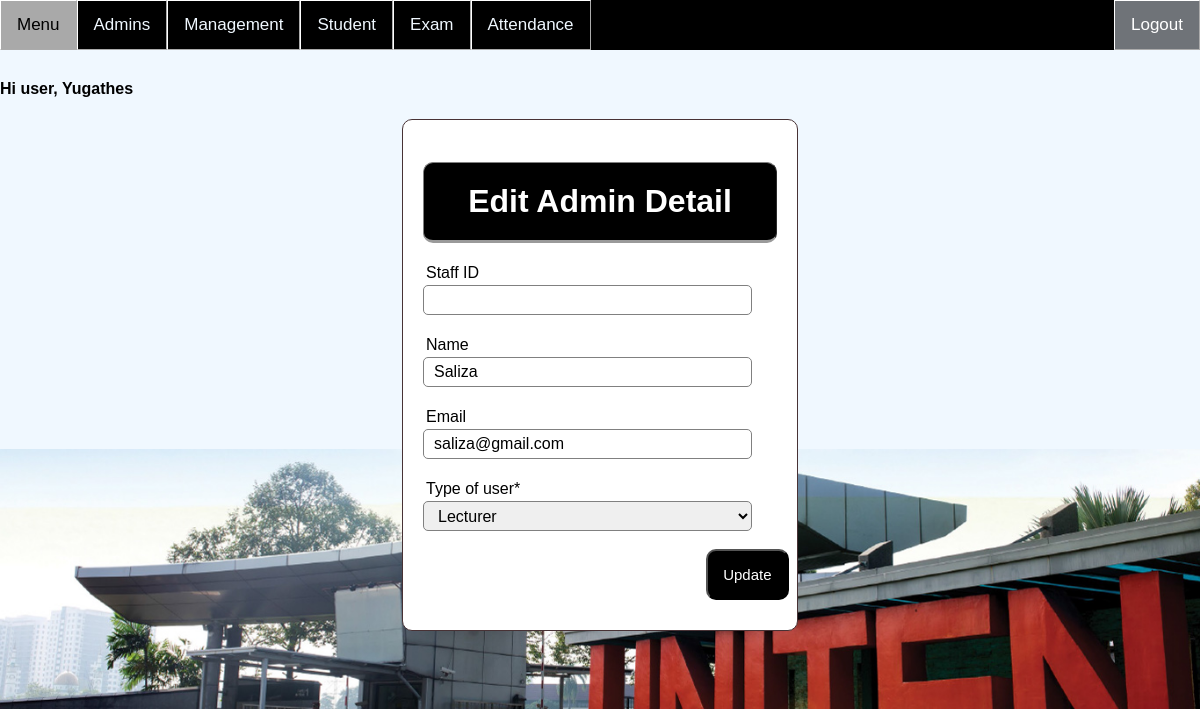
The app's page /Admin/Edit.php?id=SE123847 (signed in) with its own data.
### tables this page shows
CREATE TABLE `users` (
  `uid` int(9) NOT NULL,
  `username` varchar(20) NOT NULL,
  `password` varchar(255) NOT NULL,
  `id` varchar(10) NOT NULL,
  `name` varchar(255) NOT NULL,
  `Hp` varchar(20) NOT NULL,
  `email` varchar(255) NOT NULL,
  `type_user` varchar(20) NOT NULL,
  `fingerprint` int(11) NOT NULL
);

### Admin/Edit.php (the view, shortened to what this page needs)
<?php
if(isset ($_SESSION["userId"]))
{	include "Header.php";?>
<!DOCTYPE html>
<html>
<head>
</head>
<body>
<?php
	$userID = $_GET["id"];
	$queryGet = "select * from users where id='".$userID."'";
	$resultGet = mysqli_query($link,$queryGet);
	if(!$resultGet)
	{
		die ("Invalid Query - get Register List: ". mysqli_error($link));
	}
	else
	{?>
	<div class="wrapper">
		<div class="middle">
			<div class="contentnew" style="margin-bottom: 50px;">
			<form class = "content" style="position: relative; width: 60%; margin:auto;left:0" action="Update.php" name="EditForm" method="POST">
				<h1 class="header">Edit Admin Detail</h1>
				<?php	while($baris= mysqli_fetch_array($resultGet, MYSQLI_BOTH))	{?>
					<div class="input-group">
						<label>Staff ID</label>
						<input type="text" name="staffId" value="<?php echo $baris['staffId']; ?>"><br><br>
						<label>Name</label>
						<input type="text" name="name" value="<?php echo $baris['name'] ?>"><br><br>
						<label>Email</label>
						<input type="email" name="email" value="<?php echo $baris['email'] ?>"><br><br>
						<label>Type of user*</label>
						<select name="type_user">
							<option value="Lecturer" <?php if($baris['type_user']=='Lecturer') echo 'selected'?>>Lecturer</option>
						</select><br><br>
						<button style="position: relative;left: 80%"; type="submit" class="btn" name="staff">Update</button>
					</div> <?php	}?>
			</form>
			</div>
		</div>
	</div>
	<?php
		}
}
else {
	echo "No session exists or session has expired. Please log in again ";
	echo "Page will be redirect in 5 seconds";
	header('Refresh: 5; ../Admin/Login.php');
}
	?>
</body>
</html>

### CSS/topNav.css (style rules this page uses)
* { box-sizing: border-box; }
body { margin: 0; font-family: Arial, Helvetica, sans-serif; background-image: url("bc.jpg"); background-color:aliceblue; background-size: 100% ; background-repeat: no-repeat; background-attachment: fixed; background-position:90% 100%; position:absolute; top:10%; max-width: -webkit-fill-available; right: 0px; left: 0px; }
.wrapper { width: 100%; min-width: 1000px; }
.header { width: auto; color: white; background:black; text-align: center; border: 1px solid gray; border-bottom: none; border-radius: 10px 10px 10px 10px; border-style: outset; padding: 20px; }
.middle { width: 100%; position: relative; }
.middle:after { display: table; clear: both; content: ''; }
.contentnew { padding: 0 270px 0 270px; }
.content { position:fixed; top:10%; left:35%; width: 30%; margin: 0px auto; padding: 20px; border: 1px solid #483235; background: white; border-radius: 10px 10px 10px 10px; }
.input-group { margin: 10px 0px 10px 0px; }
.input-group label { display: block; text-align: left; margin: 3px; }
.input-group input { height: 30px; width: 93%; padding: 5px 10px; font-size: 16px; border-radius: 5px; border: 1px solid gray; }
.input-group select { height: 30px; width: 93%; padding: 5px 10px; font-size: 16px; border-radius: 5px; border: 1px solid gray; }
.btn { padding: 15px; font-size: 15px; color: white; background: black ; border-style: outset; border-radius: 10px; cursor: pointer; }

### records on screen
users: name "Saliza", email "saliza@gmail.com", type_user "Lecturer"

### other values on screen
$_SESSION["name"] "Yugathes"
